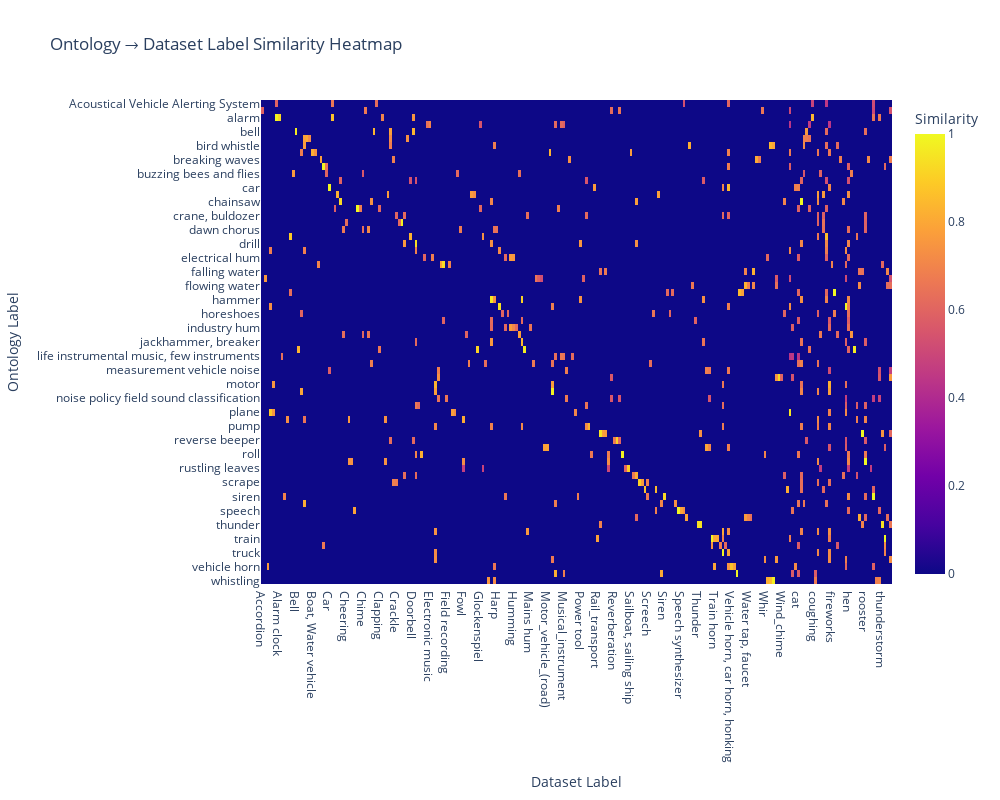
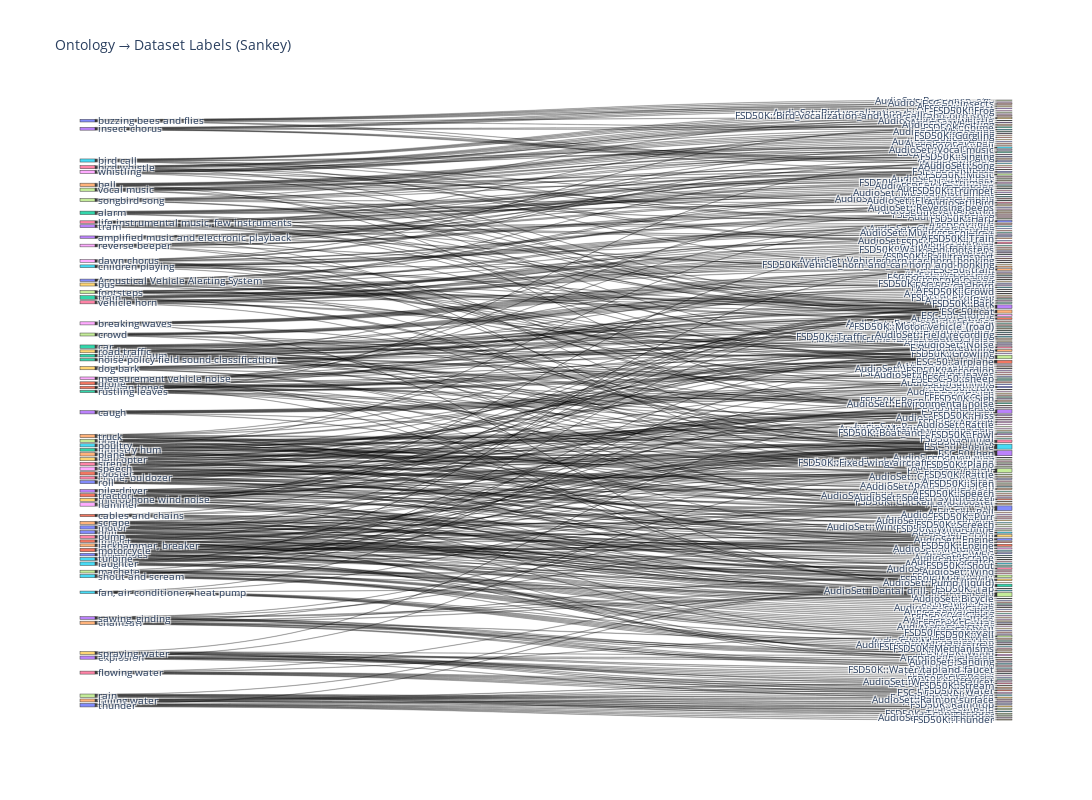

The notebook cell these images were saved under, in order:
### Code cell
# Build a combined mapping DataFrame and create visualizations (heatmap + sankey).
# This cell flattens existing similarity DataFrames and draws interactive plots.
import plotly.express as px
import plotly.graph_objects as go
from collections import OrderedDict

def flatten_similarity_df(sim_df, dataset_name):
    rows = []
    for _, r in sim_df.iterrows():
        ont = r['ontology_label']
        labels = r['dataset_labels']
        indices = r['dataset_indices']
        scores = r['similarity_scores']
        for lbl, idx, score in zip(labels, indices, scores):
            rows.append({
                'ontology_label': ont,
                'dataset_label': lbl,
                'dataset_index': int(idx),
                'score': float(score),
                'dataset': dataset_name
            })
    return pd.DataFrame(rows)

dfs = []
# AudioSet
if 'similarity_df' in globals():
    dfs.append(flatten_similarity_df(similarity_df, 'AudioSet'))
else:
    try:
        audioset_label_list
    except NameError:
        audioset_labels_tmp = pd.read_csv('../../data/metadata/audioset/class_labels_audioset.csv')
        audioset_label_list = audioset_labels_tmp['display_name'].unique().tolist()
    dfs.append(flatten_similarity_df(build_similarity_dataframe(labels, audioset_label_list, top_k=3), 'AudioSet'))

# ESC-50
if 'esc_similarity_df' in globals():
    dfs.append(flatten_similarity_df(esc_similarity_df, 'ESC-50'))
else:
    try:
        unique_esc50_labels
    except NameError:
        esc50_tmp = pd.read_csv('../../data/metadata/esc50/esc50.csv')
        unique_esc50_labels = esc50_tmp['category'].unique().tolist()
    dfs.append(flatten_similarity_df(build_similarity_dataframe(labels, unique_esc50_labels, top_k=3), 'ESC-50'))

# FSD50K
if 'fsd_similarity_df' in globals():
    dfs.append(flatten_similarity_df(fsd_similarity_df, 'FSD50K'))
else:
    try:
        fsd_vocab_labels
    except NameError:
        fsd_vocab_labels = pd.read_csv('../../data/metadata/fsd50k_labels/vocabulary.csv', header=None, names=['label','mid'])
    dfs.append(flatten_similarity_df(build_similarity_dataframe(labels, fsd_vocab_labels['label'].tolist(), top_k=3), 'FSD50K'))

# SoundDescs
if 'sounddescs_similarity_df' in globals():
    dfs.append(flatten_similarity_df(sounddescs_similarity_df, 'SoundDescs'))
else:
    try:
        unique_sounddesc
    except NameError:
        unique_sounddesc = []
    if len(unique_sounddesc) > 0:
        dfs.append(flatten_similarity_df(build_similarity_dataframe(labels, unique_sounddesc, top_k=3), 'SoundDescs'))

if len(dfs) == 0:
    raise RuntimeError('No similarity DataFrames or label lists found. Run the similarity cells first.')

combined_df = pd.concat(dfs, ignore_index=True)
combined_df['ontology_label'] = combined_df['ontology_label'].astype(str)

# Aggregate duplicates by max score (keeps strongest match per pair)
agg_df = combined_df.groupby(['ontology_label','dataset','dataset_label'], as_index=False).agg({'score':'max'})

# Heatmap: pivot ontology x dataset_label (shows strongest similarity)
heat_pivot = agg_df.pivot_table(index='ontology_label', columns='dataset_label', values='score', aggfunc='max', fill_value=0)
if heat_pivot.shape[0] > 0 and heat_pivot.shape[1] > 0:
    fig_heat = px.imshow(heat_pivot, labels=dict(x='Dataset Label', y='Ontology Label', color='Similarity'),
                     aspect='auto', title='Ontology → Dataset Label Similarity Heatmap')
    fig_heat.update_layout(height=800, width=1000)
    fig_heat.show()
else:
    print('Heatmap: no data to display')

# Sankey: build nodes and aggregated link values across dataset groups
sankey_df = agg_df.copy()
# Optionally scale scores so sankey has visible widths
sankey_df['value'] = sankey_df['score']

ont_nodes = list(OrderedDict.fromkeys(sankey_df['ontology_label'].tolist()))
target_nodes = list(OrderedDict.fromkeys((sankey_df['dataset'] + '::' + sankey_df['dataset_label']).tolist()))
nodes = ont_nodes + target_nodes
node_index = {n:i for i,n in enumerate(nodes)}

sources = []
targets = []
values = []
labels = []
for _, r in sankey_df.iterrows():
    s = node_index[r['ontology_label']]
    t = node_index[r['dataset'] + '::' + r['dataset_label']]
    sources.append(s)
    targets.append(t)
    values.append(max(r['value'], 0.0))

if len(sources) > 0:
    link = dict(source=sources, target=targets, value=values)
    fig_sankey = go.Figure(data=[go.Sankey(node=dict(label=nodes, pad=15, thickness=15), link=link)])
    fig_sankey.update_layout(title_text='Ontology → Dataset Labels (Sankey)', font_size=10, height=800, width=1200)
    fig_sankey.show()
else:
    print('Sankey: no links to display')

# Quick check output
print('Saved: ontology_dataset_heatmap.html, ontology_dataset_sankey.html')    
fig_sankey.write_image('ontology_dataset_sankey.jpeg')    
fig_heat.write_image('ontology_dataset_heatmap.jpeg') # Save interactive HTMLs for sharing (optional)display(agg_df.sort_values(['ontology_label','score'], ascending=[True, False]).head(20))Combined mapping sample:')

### Figure 1 — Plotly figure (JSON) as saved in the notebook; plotly's stock layout.template omitted (floating-point values rounded to 4 significant figures; data arrays with more than 128 entries replaced by an {"elided": "..."} marker saying what was removed)
{"data": [{"coloraxis": "coloraxis", "hovertemplate": "Dataset Label: %{x}<br>Ontology Label: %{y}<br>Similarity: %{z}<extra></extra>", "name": "0", "type": "heatmap", "x": {"elided": "226 str values"}, "xaxis": "x", "y": ["Acoustical Vehicle Alerting System", "aeolian tones", "alarm", "amplified music and electronic playback", "bell", "bird call", "bird whistle", "boat", "breaking waves", "bus", "buzzing bees and flies", "cables and chains", "car", "caugh", "chainsaw", "children playing", "crane, buldozer", "crowd", "dawn chorus", "dog bark", "drill", "drone", "electrical hum", "explosion", "falling water", "fan, air conditioner, heat pump", "flowing water", "footsteps", "hammer", "helicopter", "horeshoes", "impact", "industry hum", "insect chorus", "jackhammer, breaker", "laughter", "life instrumental music, few instruments", "machete", "measurement vehicle noise", "microphone wind noise", "motor", "motorcycle", "noise policy field sound classification", "pile-driver", "plane", "poultry", "pump", "rain", "reverse beeper", "road traffic", "roll", "rooster", "rustling leaves", "sawing, ginding", "scrape", "shout and scream", "siren", "songbird song", "speech", "spraying water", "thunder", "tractor", "train", "tram", "truck", "turbine", "vehicle horn", "vocal music", "whistling"], "yaxis": "y", "z": {"elided": "69x226 float values"}}], "layout": {"coloraxis": {"colorbar": {"title": {"text": "Similarity"}}, "colorscale": [[0, "#0d0887"], [0.1111, "#46039f"], [0.2222, "#7201a8"], [0.3333, "#9c179e"], [0.4444, "#bd3786"], [0.5556, "#d8576b"], [0.6667, "#ed7953"], [0.7778, "#fb9f3a"], [0.8889, "#fdca26"], [1, "#f0f921"]]}, "height": 800, "title": {"text": "Ontology → Dataset Label Similarity Heatmap"}, "width": 1000, "xaxis": {"anchor": "y", "domain": [0, 1], "title": {"text": "Dataset Label"}}, "yaxis": {"anchor": "x", "autorange": "reversed", "domain": [0, 1], "title": {"text": "Ontology Label"}}}}

### Figure 2 — Plotly figure (JSON) as saved in the notebook; plotly's stock layout.template omitted (floating-point values rounded to 4 significant figures; data arrays with more than 128 entries replaced by an {"elided": "..."} marker saying what was removed)
{"data": [{"link": {"source": {"elided": "621 int values"}, "target": {"elided": "621 int values"}, "value": {"elided": "621 float values"}}, "node": {"label": {"elided": "345 str values"}, "pad": 15, "thickness": 15}, "type": "sankey"}], "layout": {"font": {"size": 10}, "height": 800, "title": {"text": "Ontology → Dataset Labels (Sankey)"}, "width": 1200}}
